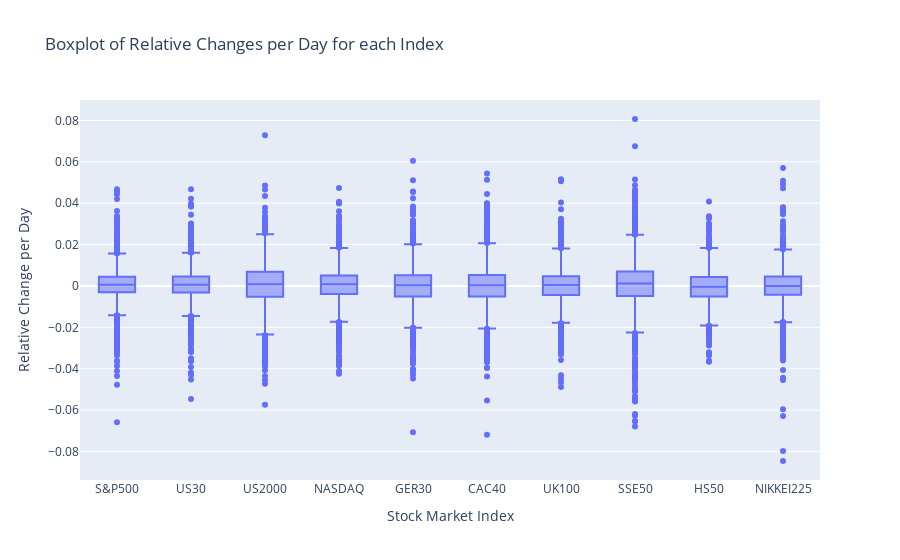

The notebook cell this image was saved under:
### Code cell
fig = px.box(df_box, x='Stock Market Index', y='Relative Change per Day', title="Boxplot of Relative Changes per Day for each Index", )
fig.write_image("Plots/Boxplot Relative Changes.png")
fig.show()

### Figure 1 — Plotly figure (JSON) as saved in the notebook; plotly's stock layout.template omitted (floating-point values rounded to 4 significant figures; data arrays with more than 128 entries replaced by an {"elided": "..."} marker saying what was removed)
{"data": [{"alignmentgroup": "True", "hovertemplate": "Stock Market Index=%{x}<br>Relative Change per Day=%{y}<extra></extra>", "legendgroup": "", "marker": {"color": "#636efa"}, "name": "", "notched": false, "offsetgroup": "", "orientation": "v", "showlegend": false, "type": "box", "x": {"elided": "27610 str values"}, "x0": " ", "xaxis": "x", "y": {"elided": "27610 float values"}, "y0": " ", "yaxis": "y"}], "layout": {"boxmode": "group", "legend": {"tracegroupgap": 0}, "title": {"text": "Boxplot of Relative Changes per Day for each Index"}, "xaxis": {"anchor": "y", "domain": [0, 1], "title": {"text": "Stock Market Index"}}, "yaxis": {"anchor": "x", "domain": [0, 1], "title": {"text": "Relative Change per Day"}}}}
